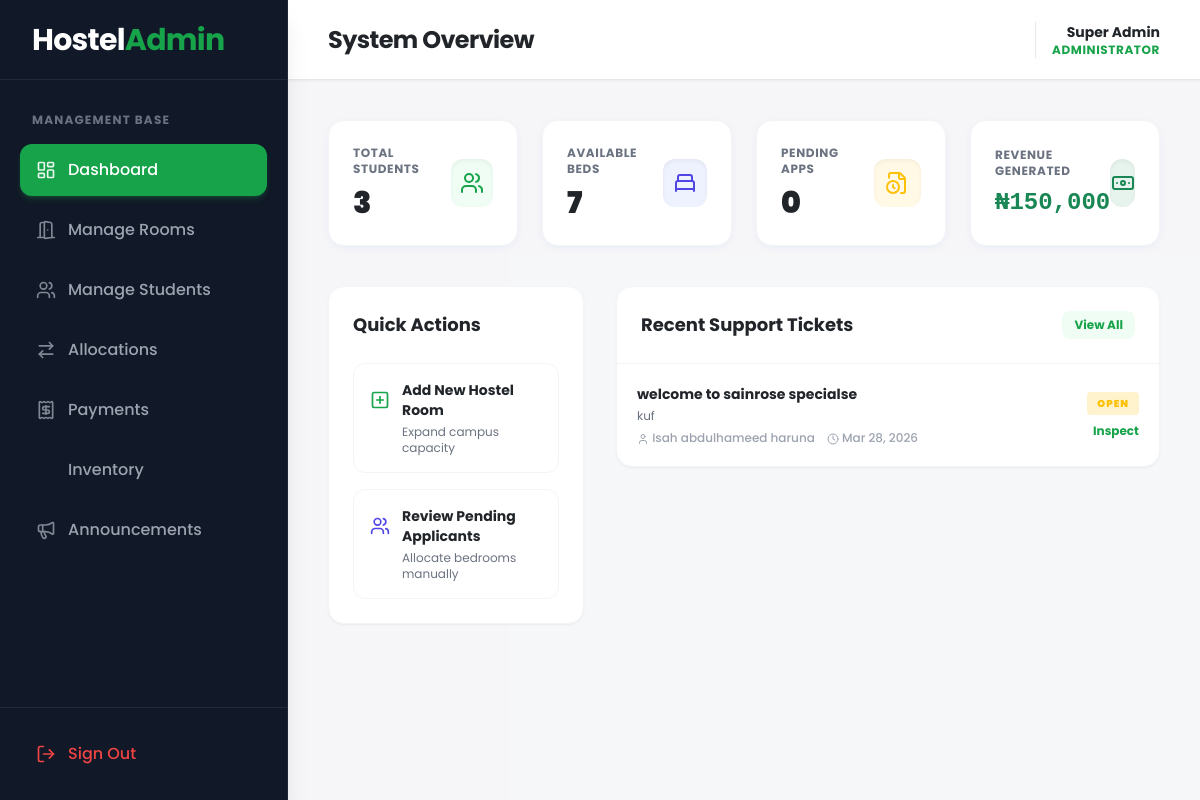
Page /admin/dashboard.php (signed in) on the committed database.
### tables this page shows
CREATE TABLE `complaints` (
  `id` int(11) NOT NULL,
  `student_id` int(11) NOT NULL,
  `subject` varchar(150) NOT NULL,
  `message` text NOT NULL,
  `status` enum('open','in_progress','resolved') DEFAULT 'open',
  `resolved_by` varchar(100) DEFAULT NULL,
  `created_at` timestamp NOT NULL DEFAULT current_timestamp()
);

CREATE TABLE `users` (
  `id` int(11) NOT NULL,
  `fullname` varchar(100) NOT NULL,
  `email` varchar(100) NOT NULL,
  `phone` varchar(20) DEFAULT NULL,
  `faculty` varchar(100) DEFAULT NULL,
  `department` varchar(100) DEFAULT NULL,
  `profile_pic` varchar(255) DEFAULT NULL,
  `profile_completed` tinyint(1) DEFAULT 0,
  `password` varchar(255) NOT NULL,
  `role` enum('student','admin','staff') DEFAULT 'student',
  `created_at` timestamp NOT NULL DEFAULT current_timestamp()
);

### admin/dashboard.php (the view, shortened to what this page needs)
<?php
require_once '../config/database.php';
$res_students = mysqli_query($conn, "SELECT COUNT(id) as total FROM users WHERE role='student'");
$total_students = mysqli_fetch_assoc($res_students)['total'] ?? 0;
$res_apps = mysqli_query($conn, "SELECT COUNT(id) as total FROM applications WHERE status='pending'");
$pending_apps = mysqli_fetch_assoc($res_apps)['total'] ?? 0;
$res_beds = mysqli_query($conn, "SELECT SUM(capacity - current_occupancy) as available FROM rooms WHERE status != 'maintenance'");
$available_beds = mysqli_fetch_assoc($res_beds)['available'] ?? 0;
$res_rev = mysqli_query($conn, "SELECT SUM(amount) as revenue FROM payments WHERE status='paid'");
$total_revenue = mysqli_fetch_assoc($res_rev)['revenue'] ?? 0;
$res_comp = mysqli_query($conn, "
    SELECT c.*, u.fullname
    FROM complaints c
    JOIN users u ON c.student_id = u.id
    ORDER BY c.created_at DESC LIMIT 5
");
$recent_complaints = [];
if($res_comp) {
    while($row = mysqli_fetch_assoc($res_comp)) {
        $recent_complaints[] = $row;
    }
}
?>
<!DOCTYPE html>
<html lang="en">
<head>
    <script src="https://cdn.tailwindcss.com"></script>
    <link rel="stylesheet" href="https://cdnjs.cloudflare.com/ajax/libs/animate.css/4.1.1/animate.min.css"/>
</head>
<body class="bg-gray-50 font-sans text-dark flex h-screen overflow-hidden antialiased">
    <?php include '../includes/admin_sidebar.php'; ?>
    <main class="flex-1 flex flex-col h-full overflow-hidden z-10 w-full">
        <header class="h-20 bg-white shadow-sm flex items-center justify-between px-6 lg:px-10 border-b border-gray-200 z-10">
            <div class="flex items-center gap-4">
                <h1 class="text-2xl font-bold text-dark hidden sm:block tracking-tight">System Overview</h1>
            </div>
            <div class="flex items-center gap-4">
                <div class="flex items-center gap-3 pl-4 border-l border-gray-200">
                    <div class="text-right">
                        <p class="font-bold text-dark text-sm"><?php echo htmlspecialchars($_SESSION['fullname']); ?></p>
                        <p class="text-primary text-xs font-bold uppercase tracking-wider">Administrator</p>
                    </div>
                </div>
            </div>
        </header>
        <div class="flex-1 overflow-y-auto p-6 lg:p-10 bg-gray-100/50">
            <div class="grid grid-cols-1 md:grid-cols-2 lg:grid-cols-4 gap-6 mb-10">
                <div class="bg-white rounded-2xl animate__animated animate__fadeInUp p-6 shadow-[0_2px_10px_-3px_rgba(6,81,237,0.1)] border border-gray-100 flex items-center justify-between">
                    <div>
                        <p class="text-xs font-bold text-gray-500 uppercase tracking-wider mb-2">Total Students</p>
                        <h3 class="text-3xl font-black text-dark"><?php echo number_format($total_students); ?></h3>
                    </div>
                    <div class="w-12 h-12 bg-green-50 text-primary rounded-xl flex items-center justify-center shadow-inner">
                        <i data-lucide="users" class="w-6 h-6"></i>
                    </div>
                </div>
                <div class="bg-white rounded-2xl animate__animated animate__fadeInUp animate__delay-1s p-6 shadow-[0_2px_10px_-3px_rgba(6,81,237,0.1)] border border-gray-100 flex items-center justify-between">
                    <div>
                        <p class="text-xs font-bold text-gray-500 uppercase tracking-wider mb-2">Available Beds</p>
                        <h3 class="text-3xl font-black text-dark"><?php echo number_format($available_beds); ?></h3>
                    </div>
                    <div class="w-12 h-12 bg-indigo-50 text-indigo-600 rounded-xl flex items-center justify-center shadow-inner">
                        <i data-lucide="bed-single" class="w-6 h-6"></i>
                    </div>
                </div>
                <div class="bg-white rounded-2xl animate__animated animate__fadeInUp animate__delay-2s p-6 shadow-[0_2px_10px_-3px_rgba(6,81,237,0.1)] border border-gray-100 flex items-center justify-between relative overflow-hidden">
                    <div class="relative z-10">
                        <p class="text-xs font-bold text-gray-500 uppercase tracking-wider mb-2">Pending Apps</p>
                        <h3 class="text-3xl font-black text-dark"><?php echo number_format($pending_apps); ?></h3>
                    </div>
                    <div class="w-12 h-12 bg-warning/10 text-warning rounded-xl flex items-center justify-center shadow-inner relative z-10">
                        <i data-lucide="file-clock" class="w-6 h-6"></i>
                    </div>
                </div>
                <div class="bg-white rounded-2xl animate__animated animate__fadeInUp animate__delay-3s p-6 shadow-[0_2px_10px_-3px_rgba(6,81,237,0.1)] border border-gray-100 flex items-center justify-between">
                    <div>
                        <p class="text-xs font-bold text-gray-500 uppercase tracking-wider mb-2">Revenue Generated</p>
                        <h3 class="text-2xl font-black text-success font-mono">₦<?php echo number_format($total_revenue); ?></h3>
                    </div>
                    <div class="w-12 h-12 bg-success/10 text-success rounded-xl flex items-center justify-center shadow-inner">
                        <i data-lucide="banknote" class="w-6 h-6"></i>
                    </div>
                </div>
            </div>
            <div class="grid grid-cols-1 lg:grid-cols-3 gap-8">
                <div class="lg:col-span-1">
                    <div class="bg-white rounded-2xl animate__animated animate__fadeInUp animate__delay-4s p-6 shadow-sm border border-gray-100">
                        <h3 class="font-bold text-dark text-lg mb-6">Quick Actions</h3>
                        <div class="space-y-4">
                            <a href="manage_rooms.php" class="block w-full text-left p-4 rounded-xl border border-gray-100 hover:border-primary/30 hover:bg-green-50/50 transition group">
                                <div class="flex items-center gap-3 mb-1">
                                    <i data-lucide="plus-square" class="w-5 h-5 text-primary group-hover:scale-110 transition shrink-0"></i>
                                    <span class="font-bold text-dark text-sm">Add New Hostel Room</span>
                                </div>
                                <p class="text-xs text-gray-500 ml-8">Expand campus capacity</p>
                            </a>
                            <a href="allocations.php" class="block w-full text-left p-4 rounded-xl border border-gray-100 hover:border-indigo-500/30 hover:bg-indigo-50/50 transition group">
                                <div class="flex items-center gap-3 mb-1">
                                    <i data-lucide="users" class="w-5 h-5 text-indigo-600 group-hover:scale-110 transition shrink-0"></i>
                                    <span class="font-bold text-dark text-sm">Review Pending Applicants</span>
                                </div>
                                <p class="text-xs text-gray-500 ml-8">Allocate bedrooms manually</p>
                            </a>
                        </div>
                    </div>
                </div>
                <div class="lg:col-span-2">
                    <div class="bg-white rounded-2xl animate__animated animate__fadeInUp animate__delay-5s shadow-sm border border-gray-100 overflow-hidden">
                        <div class="p-6 border-b border-gray-100 flex justify-between items-center">
                            <h3 class="font-bold text-dark text-lg">Recent Support Tickets</h3>
                            <button class="text-xs font-bold text-primary bg-green-50 px-3 py-1.5 rounded-lg hover:bg-green-100 transition">View All</button>
                        </div>
                        <div class="divide-y divide-gray-50">
                            <?php if(empty($recent_complaints)): ?>
                                <div class="p-10 text-center">
                                    <p class="text-gray-400 font-medium">No active student complaints filed.</p>
                                </div>
                            <?php else: ?>
                                <?php foreach($recent_complaints as $c): ?>
                                    <div class="p-5 flex flex-col sm:flex-row gap-4 sm:items-center justify-between hover:bg-gray-50/50 transition">
                                        <div>
                                            <h4 class="font-bold text-dark text-sm mb-1"><?php echo htmlspecialchars($c['subject']); ?></h4>
                                            <p class="text-xs text-gray-500 truncate max-w-sm mb-1.5"><?php echo htmlspecialchars($c['message']); ?></p>
                                            <div class="flex items-center gap-3 text-xs text-gray-400 font-medium">
                                                <span><i data-lucide="user" class="inline w-3 h-3 text-gray-400"></i> <?php echo htmlspecialchars($c['fullname']); ?></span>
                                                <span><i data-lucide="clock" class="inline w-3 h-3 text-gray-400"></i> <?php echo date('M j, Y', strtotime($c['created_at'])); ?></span>
                                            </div>
                                        </div>
                                        <div class="shrink-0 flex sm:flex-col items-center gap-2 sm:items-end">
                                            <?php
                                                $s = $c['status'];
                                                if($s == 'open') echo '<span class="badge bg-warning/20 text-warning px-2.5 py-1 rounded text-[10px] font-black uppercase tracking-widest">Open</span>';
                                                elseif($s == 'in_progress') echo '<span class="badge bg-primary/20 text-primary px-2.5 py-1 rounded text-[10px] font-black uppercase tracking-widest">WIP</span>';
                                                else echo '<span class="badge bg-success/20 text-success px-2.5 py-1 rounded text-[10px] font-black uppercase tracking-widest">Resolved</span>';
                                            ?>
                                            <button class="text-xs font-bold text-primary hover:underline">Inspect</button>
                                        </div>
                                    </div>
                                <?php endforeach; ?>
                            <?php endif; ?>
                        </div>
                    </div>
                </div>
            </div>
        </div>
    </main>
</body>
</html>

### rows in the picture
complaints: subject "welcome to sainrose specialse", message "kuf", student.fullname "Isah abdulhameed haruna", created_at "Mar 28, 2026", status "OPEN"

### other values in the picture
$item['label'] "Dashboard"
$item['label'] "Manage Rooms"
$item['label'] "Manage Students"
$item['label'] "Allocations"
$item['label'] "Payments"
$item['label'] "Inventory"
$item['label'] "Announcements"
$_SESSION['fullname'] "Super Admin"
$total_students "3"
$available_beds "7"
$pending_apps "0"
$total_revenue "150,000"
